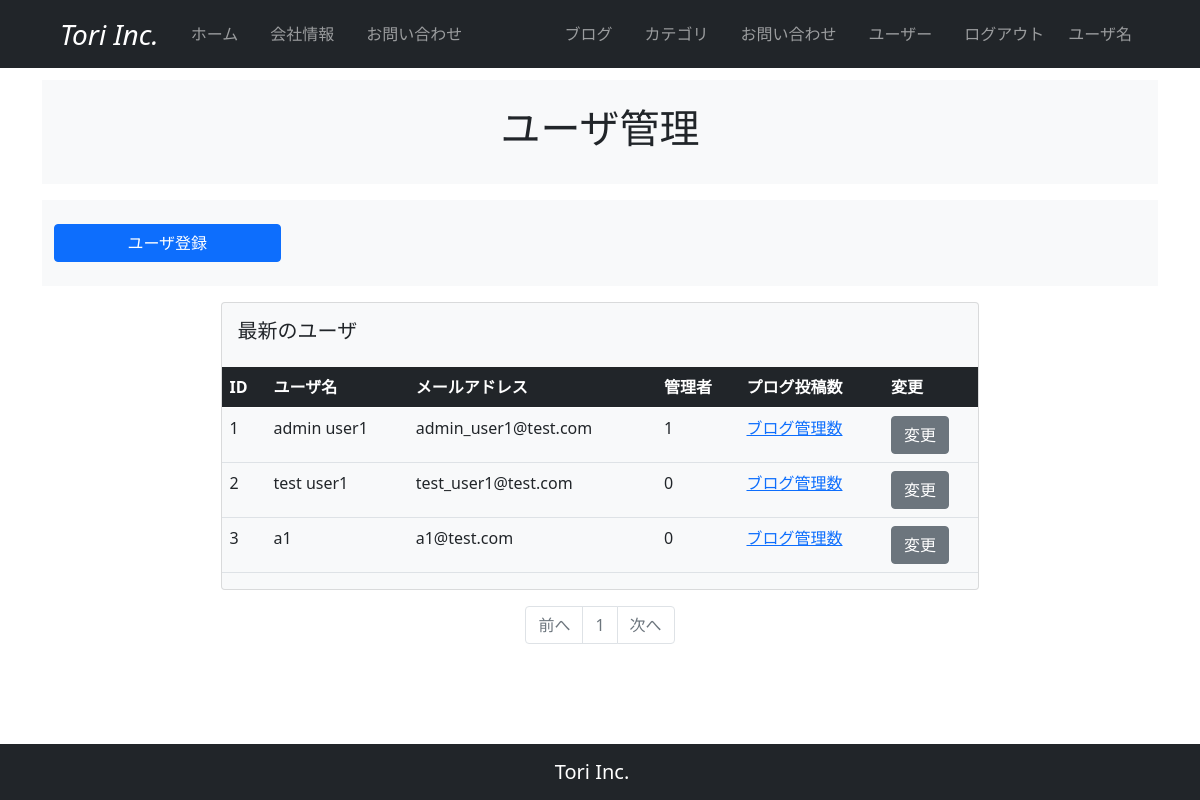
The app's page /user_maintenance, older data.
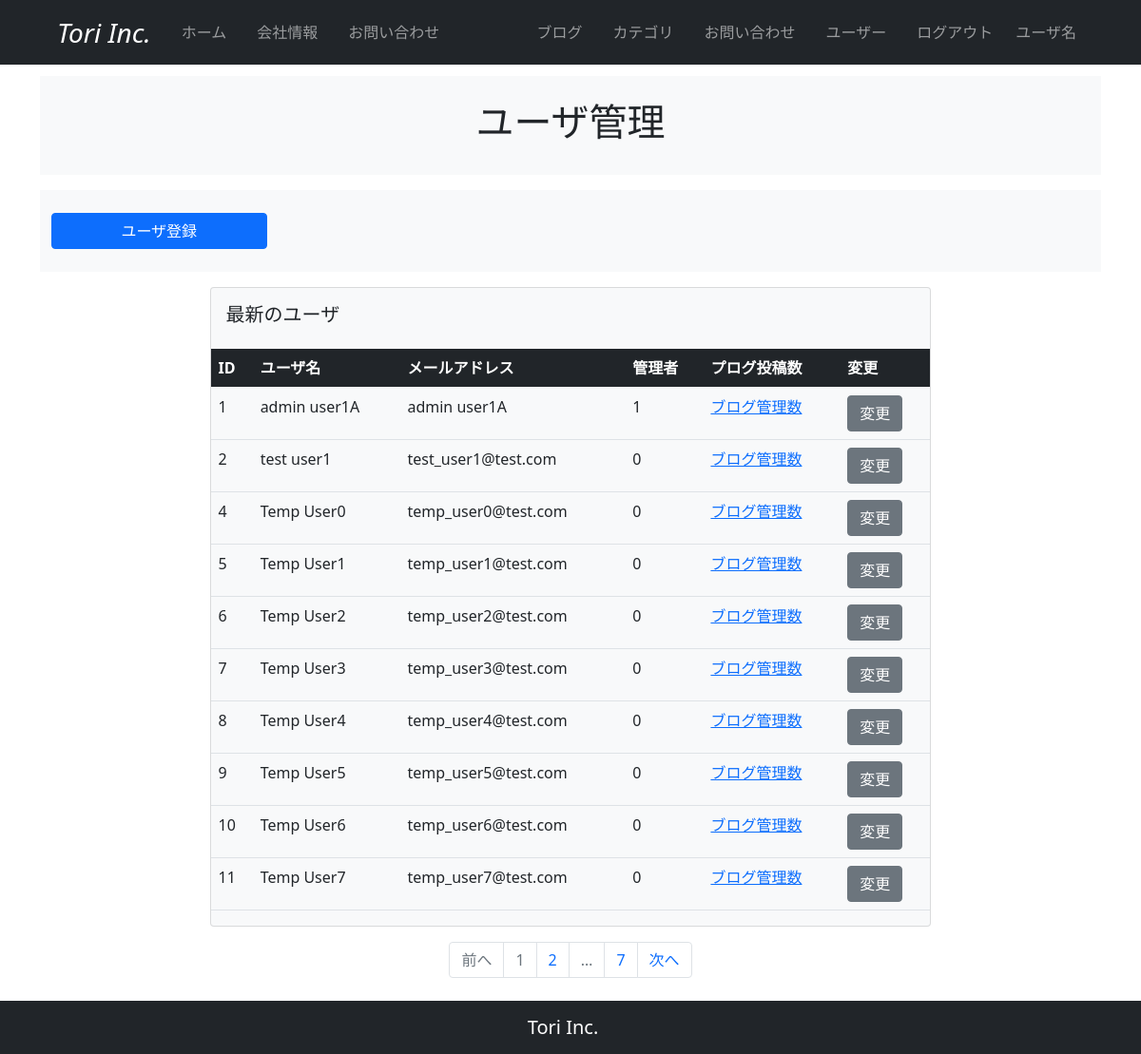
The same page, newer data.
### app.py (models this page shows, shortened)
class User(db.Model):
    __tablename__ = 'users'
    id = db.Column(db.Integer, primary_key=True)
    email = db.Column(db.String(64), unique=True, index=True)
    username = db.Column(db.String(64), unique=True, index=True)
    password_hash = db.Column(db.String(128))
    administrator = db.Column(db.String(1))
    post = db.relationship('BlogPost', backref='author', lazy='dynamic')

### app.py (the view)
@app.route('/user_maintenance')
def user_maintenance():
   page = request.args.get('page', 1, type=int)
   users = User.query.order_by(User.id).paginate(page=page, per_page=10)
   return render_template('user_maintenance.html', users=users)

### app.py (called while the page is built)
@event.listens_for(Engine, "connect")
def set_sqlite_pragma(dbapi_connection, connection_record):
    cursor = dbapi_connection.cursor()
    cursor.execute("PRAGMA foreign_keys=ON")
    cursor.close()

### templates/user_maintenance.html
{% extends "base.html" %}
{% block content %}
  <section id="header">
    <div class="container">
      <div class="row bg-light my-3 justify-content-center">
        <div class="col-10 py-4">
          <h2 class="text-center fs-1">ユーザ管理</h2>
        </div>
      </div>
    </div>
  </section>
  <section id="register">
    <div class="container">
      <div class="row bg-light my-3">
        <div class="col-10 py-4">
          <a href="{{ url_for('register') }}" class="btn btn-primary w-25">ユーザ登録</a>
        </div>
      </div>
    </div>
  </section>
  <section id="user_table">
    <div class="card mx-auto bg-light" style="width: 68%;">
      <div class="card-body">
        <h5 class="card-title">最新のユーザ</h5>
      </div>
      <table class="table">
        <thead>
          <tr class="table-dark">
            <th scope="col">ID</th>
            <th scope="col">ユーザ名</th>
            <th scope="col">メールアドレス</th>
            <th scope="col">管理者</th>
            <th scope="col">プログ投稿数</th>
            <th scope="col">変更</th>
          </tr>
        </thead>
        <tbody>
          {% for user in users.items %}
          <tr>
            <td>{{ user.id }}</td>
            <td>{{ user.username }}</td>
            <td>{{ user.email }}</td>
            <td>{{ user.administrator }}</td>
            <td><a href="#">ブログ管理数</a></td>
            <td><a href="{{ url_for('account', user_id=user.id) }}" class="btn btn-secondary">変更</a></td>
          </tr>
          {% endfor %}
        </tbody>
      </table>
    </div>
  </section>
  <section id="pagenation">
    <nav aria-label="mantenance_page_navigation">
      <ul class="pagination my-3 justify-content-center">
        <li {% if users.has_prev %}class="page-item"{% else %}class="page-item disabled"{% endif %}><a class="page-link" href="{% if users.has_prev %}{{url_for('user_maintenance', page=users.prev_num) }}{% else %}#{% endif %}">前へ</a></li>
        {% for page_num in users.iter_pages(left_edge=1, right_edge=1, left_current=1, right_current=2) %}
          {% if page_num %}
            {% if users.page == page_num %}
              <li class="page-item disabled"><a class="page-link" href="#">{{ page_num }}</a></li>
            {% else %}
              <li class="page-item"><a class="page-link" href="{{url_for('user_maintenance', page=page_num)}}">{{ page_num }}</a></li>
            {% endif %}
          {% else %}
            <li class="page-item disabled"><a class="page-link" href="#">&hellip;</a></li>
          {% endif %}
        {% endfor %}
        <li {% if users.has_next %}class="page-item"{% else %}class="page-item disabled"{% endif %}><a class="page-link" href="{% if users.has_next %}{{url_for('user_maintenance', page=users.next_num) }}{% else %}#{% endif %}">次へ</a></li>
      </ul>
    </nav>
  </section>
{% endblock %}

### templates/base.html (shortened to what this page needs)
<!DOCTYPE html>
<html lang="en">
<head>
  <link href="https://cdn.jsdelivr.net/npm/bootstrap@5.0.2/dist/css/bootstrap.min.css" rel="stylesheet">
</head>
<body>
  <nav class="navbar navbar-expand-lg navbar-dark bg-dark px-5 fixed-top">
    <div class="container-fluid">
      <a class="navbar-brand fs-3 fst-italic" href="#">Tori Inc.</a>
      <div class="collapse navbar-collapse" id="navbarNav">
        <ul class="navbar-nav">
          <li class="nav-item px-2">
            <a class="nav-link" href="#">ホーム</a>
          </li>
          <li class="nav-item px-2">
            <a class="nav-link" href="#">会社情報</a>
          </li>
          <li class="nav-item px-2">
            <a class="nav-link" href="#">お問い合わせ</a>
          </li>
        </ul>
      </div>
      <div class="collapse navbar-collapse justify-content-md-end" id="navbarNav">
        <ul class="navbar-nav">
          <li class="nav-item px-2">
            <a class="nav-link" href="#">ブログ</a>
          </li>
          <li class="nav-item px-2">
            <a class="nav-link" href="#">カテゴリ</a>
          </li>
          <li class="nav-item px-2">
            <a class="nav-link" href="#">お問い合わせ</a>
          </li>
          <li class="nav-item px-2">
            <a class="nav-link" href="{{url_for('user_maintenance')}}">ユーザー</a>
          </li>
          <li class="nav-item px-2">
            <a class="nav-link" href="#">ログアウト</a>
          </li>
          <li class="navbar-text px-2">
            ユーザ名
          </li>
        </ul>
      </div>
    </div>
  </nav>
  {% from "_formhelpers.html" import render_field %}
  <div class="container" style="padding-top: 4rem; padding-bottom: 4rem;">
    {% block content %}
    {% endblock %}
  </div>
  <nav class="navbar fixed-bottom navbar-expand-sm navbar-dark bg-dark fixed-bottom">
    <div class="container-fluid justify-content-center">
      <span class="navbar-brand">Tori Inc.</span>
    </div>
  </nav>
</body>
</html>

Row changes from the older to the newer data that the page shows:
removed User: id "3", username "a1", email "a1@test.com", administrator "0"
changed User id 1: username "admin user1" → "admin user1A"; email "admin_user1@test.com" → "admin user1A"
added User: id "4", username "Temp User0", email "temp_user0@test.com", administrator "0"
added User: id "5", username "Temp User1", email "temp_user1@test.com", administrator "0"
added User: id "6", username "Temp User2", email "temp_user2@test.com", administrator "0"
added User: id "7", username "Temp User3", email "temp_user3@test.com", administrator "0"
added User: id "8", username "Temp User4", email "temp_user4@test.com", administrator "0"
added User: id "9", username "Temp User5", email "temp_user5@test.com", administrator "0"
added User: id "10", username "Temp User6", email "temp_user6@test.com", administrator "0"
added User: id "11", username "Temp User7", email "temp_user7@test.com", administrator "0"
Text that changed along with them:
new list line: "2"
new list line: "7"
